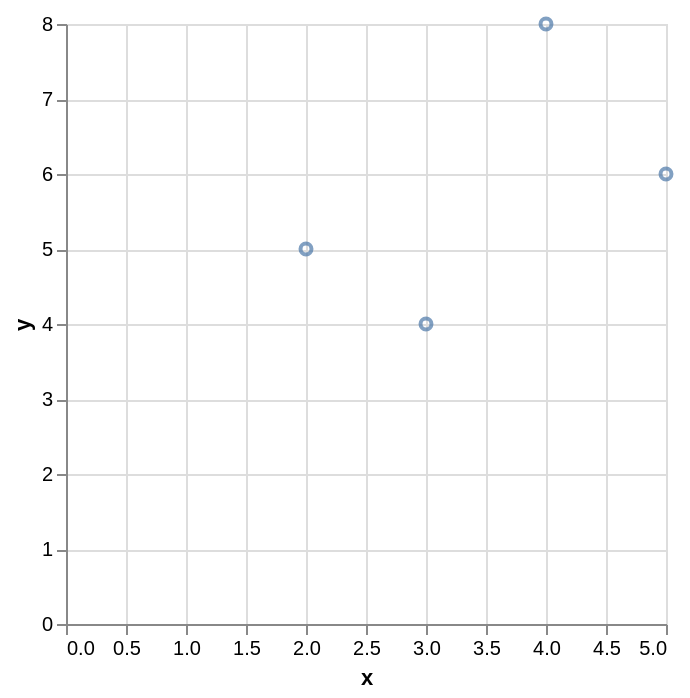

Write a Vega-Lite specification for this figure.
### Vega-Lite specification from a JSON file in a GitHub repository (floating-point values rounded to 4 significant figures)
{"$schema": "https://vega.github.io/schema/vega-lite/v6.json", "data": {"values": [{"group": "u", "size": 10, "x": 1, "y": 3}, {"group": "v", "size": 40, "x": 2, "y": 5}, {"group": "u", "size": 20, "x": 3, "y": 4}, {"group": "v", "size": 80, "x": 4, "y": 8}, {"group": "u", "size": 30, "x": 5, "y": 6}, {"group": "v", "size": 60, "x": 6, "y": 9}]}, "description": "Field predicates (range, oneOf) combined with and.", "encoding": {"x": {"field": "x", "type": "quantitative"}, "y": {"field": "y", "type": "quantitative"}}, "mark": "point", "transform": [{"filter": {"and": [{"field": "x", "range": [2, 5]}, {"field": "group", "oneOf": ["v", "u"]}]}}], "usermeta": {"easel": {"standin_ratio": 0.0582, "threshold": 0.08}}}
